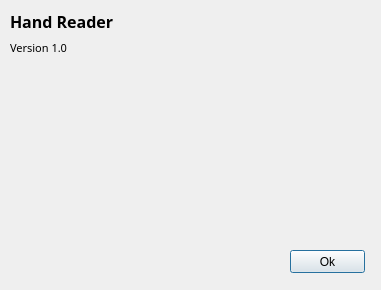
<?xml version="1.0" encoding="UTF-8"?>
<ui version="4.0">
 <class>About</class>
 <widget class="QDialog" name="About">
  <property name="geometry">
   <rect>
    <x>0</x>
    <y>0</y>
    <width>381</width>
    <height>290</height>
   </rect>
  </property>
  <property name="windowTitle">
   <string>About</string>
  </property>
  <widget class="QWidget" name="widget" native="true">
   <property name="geometry">
    <rect>
     <x>160</x>
     <y>0</y>
     <width>221</width>
     <height>221</height>
    </rect>
   </property>
   <property name="styleSheet">
    <string notr="true">background-image: url(:/icons/resources/icons/vsign.png)</string>
   </property>
  </widget>
  <widget class="QPushButton" name="okBtn">
   <property name="geometry">
    <rect>
     <x>290</x>
     <y>250</y>
     <width>75</width>
     <height>23</height>
    </rect>
   </property>
   <property name="text">
    <string>Ok</string>
   </property>
  </widget>
  <widget class="QWidget" name="">
   <property name="geometry">
    <rect>
     <x>10</x>
     <y>10</y>
     <width>115</width>
     <height>46</height>
    </rect>
   </property>
   <layout class="QVBoxLayout" name="verticalLayout">
    <item>
     <widget class="QLabel" name="greenPostures">
      <property name="font">
       <font>
        <family>Trebuchet MS</family>
        <pointsize>12</pointsize>
        <weight>75</weight>
        <bold>true</bold>
       </font>
      </property>
      <property name="text">
       <string>Hand Reader</string>
      </property>
     </widget>
    </item>
    <item>
     <widget class="QLabel" name="versionNo">
      <property name="font">
       <font>
        <family>Trebuchet MS</family>
        <pointsize>8</pointsize>
        <weight>50</weight>
        <bold>false</bold>
       </font>
      </property>
      <property name="text">
       <string>Version 1.0</string>
      </property>
     </widget>
    </item>
   </layout>
  </widget>
 </widget>
 <resources/>
 <connections>
  <connection>
   <sender>okBtn</sender>
   <signal>clicked()</signal>
   <receiver>About</receiver>
   <slot>accept()</slot>
   <hints>
    <hint type="sourcelabel">
     <x>327</x>
     <y>261</y>
    </hint>
    <hint type="destinationlabel">
     <x>190</x>
     <y>144</y>
    </hint>
   </hints>
  </connection>
 </connections>
</ui>
